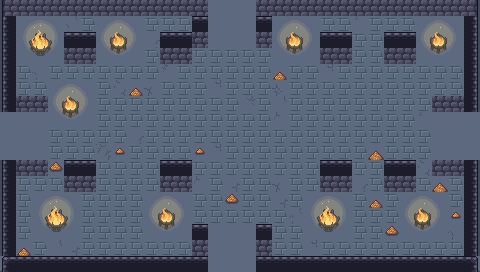

Rendered tile map (Tiled .tmx) drawn with the repository's tilesets; below, a short description and the map source with its tile grids summarised:
An orthogonal 30x17 tile map with 16x16 px tiles, 6 tile layers (ground, dressing, decor, walls, ...), 5 tilesets and 12 objects (5x ENTRY, 5x ENEMY, 2x PROP).

<map version="1.10" tiledversion="1.10.2" orientation="orthogonal" renderorder="right-down" width="30" height="17" tilewidth="16" tileheight="16" infinite="0" nextlayerid="8" nextobjectid="13">
 <tileset firstgid="1" name="wall" tilewidth="16" tileheight="16" tilecount="493" columns="17">
  <image source="../../../gfx/tiles/cove/walls_floor.png" width="272" height="464" />
 </tileset>
 <tileset firstgid="494" name="cracks" tilewidth="16" tileheight="16" tilecount="120" columns="8">
  <image source="../../../gfx/tiles/cove/cracks_floor.png" width="128" height="240" />
 </tileset>
 <tileset firstgid="614" name="wallcracks" tilewidth="16" tileheight="16" tilecount="256" columns="8">
  <image source="../../../gfx/tiles/cove/cracks_walls.png" width="128" height="512" />
 </tileset>
 <tileset firstgid="870" name="objects" tilewidth="16" tileheight="16" tilecount="216" columns="24">
  <image source="../../../gfx/tiles/cove/objects.png" width="384" height="144" />
 </tileset>
 <tileset firstgid="1086" name="fire" tilewidth="16" tileheight="16" tilecount="198" columns="11">
  <image source="../../../gfx/tiles/cove/fire.png" width="176" height="288" />
  <tile id="0">
   <animation>
    <frame tileid="0" duration="150" />
    <frame tileid="33" duration="150" />
    <frame tileid="66" duration="150" />
    <frame tileid="99" duration="150" />
    <frame tileid="132" duration="150" />
    <frame tileid="165" duration="150" />
   </animation>
  </tile>
  <tile id="1">
   <animation>
    <frame tileid="1" duration="150" />
    <frame tileid="34" duration="150" />
    <frame tileid="67" duration="150" />
    <frame tileid="100" duration="150" />
    <frame tileid="133" duration="150" />
    <frame tileid="166" duration="150" />
   </animation>
  </tile>
  <tile id="2">
   <animation>
    <frame tileid="2" duration="150" />
    <frame tileid="35" duration="150" />
    <frame tileid="68" duration="150" />
    <frame tileid="101" duration="150" />
    <frame tileid="134" duration="150" />
    <frame tileid="167" duration="150" />
   </animation>
  </tile>
  <tile id="3">
   <animation>
    <frame tileid="3" duration="150" />
    <frame tileid="36" duration="150" />
    <frame tileid="69" duration="150" />
    <frame tileid="102" duration="150" />
    <frame tileid="135" duration="150" />
    <frame tileid="168" duration="150" />
   </animation>
  </tile>
  <tile id="4">
   <animation>
    <frame tileid="4" duration="150" />
    <frame tileid="37" duration="150" />
    <frame tileid="70" duration="150" />
    <frame tileid="103" duration="150" />
    <frame tileid="136" duration="150" />
    <frame tileid="169" duration="150" />
   </animation>
  </tile>
  <tile id="5">
   <animation>
    <frame tileid="5" duration="150" />
    <frame tileid="38" duration="150" />
    <frame tileid="71" duration="150" />
    <frame tileid="104" duration="150" />
    <frame tileid="137" duration="150" />
    <frame tileid="170" duration="150" />
   </animation>
  </tile>
  <tile id="6">
   <animation>
    <frame tileid="6" duration="150" />
    <frame tileid="39" duration="150" />
    <frame tileid="72" duration="150" />
    <frame tileid="105" duration="150" />
    <frame tileid="138" duration="150" />
    <frame tileid="171" duration="150" />
   </animation>
  </tile>
  <tile id="7">
   <animation>
    <frame tileid="7" duration="150" />
    <frame tileid="40" duration="150" />
    <frame tileid="73" duration="150" />
    <frame tileid="106" duration="150" />
    <frame tileid="139" duration="150" />
    <frame tileid="172" duration="150" />
   </animation>
  </tile>
  <tile id="8">
   <animation>
    <frame tileid="8" duration="150" />
    <frame tileid="41" duration="150" />
    <frame tileid="74" duration="150" />
    <frame tileid="107" duration="150" />
    <frame tileid="140" duration="150" />
    <frame tileid="173" duration="150" />
   </animation>
  </tile>
  <tile id="9">
   <animation>
    <frame tileid="9" duration="150" />
    <frame tileid="42" duration="150" />
    <frame tileid="75" duration="150" />
    <frame tileid="108" duration="150" />
    <frame tileid="141" duration="150" />
    <frame tileid="174" duration="150" />
   </animation>
  </tile>
  <tile id="10">
   <animation>
    <frame tileid="10" duration="150" />
    <frame tileid="43" duration="150" />
    <frame tileid="76" duration="150" />
    <frame tileid="109" duration="150" />
    <frame tileid="142" duration="150" />
    <frame tileid="175" duration="150" />
   </animation>
  </tile>
  <tile id="11">
   <animation>
    <frame tileid="11" duration="150" />
    <frame tileid="44" duration="150" />
    <frame tileid="77" duration="150" />
    <frame tileid="110" duration="150" />
    <frame tileid="143" duration="150" />
    <frame tileid="176" duration="150" />
   </animation>
  </tile>
  <tile id="12">
   <animation>
    <frame tileid="12" duration="150" />
    <frame tileid="45" duration="150" />
    <frame tileid="78" duration="150" />
    <frame tileid="111" duration="150" />
    <frame tileid="144" duration="150" />
    <frame tileid="177" duration="150" />
   </animation>
  </tile>
  <tile id="13">
   <animation>
    <frame tileid="13" duration="150" />
    <frame tileid="46" duration="150" />
    <frame tileid="79" duration="150" />
    <frame tileid="112" duration="150" />
    <frame tileid="145" duration="150" />
    <frame tileid="178" duration="150" />
   </animation>
  </tile>
  <tile id="14">
   <animation>
    <frame tileid="14" duration="150" />
    <frame tileid="47" duration="150" />
    <frame tileid="80" duration="150" />
    <frame tileid="113" duration="150" />
    <frame tileid="146" duration="150" />
    <frame tileid="179" duration="150" />
   </animation>
  </tile>
  <tile id="15">
   <animation>
    <frame tileid="15" duration="150" />
    <frame tileid="48" duration="150" />
    <frame tileid="81" duration="150" />
    <frame tileid="114" duration="150" />
    <frame tileid="147" duration="150" />
    <frame tileid="180" duration="150" />
   </animation>
  </tile>
  <tile id="16">
   <animation>
    <frame tileid="16" duration="150" />
    <frame tileid="49" duration="150" />
    <frame tileid="82" duration="150" />
    <frame tileid="115" duration="150" />
    <frame tileid="148" duration="150" />
    <frame tileid="181" duration="150" />
   </animation>
  </tile>
  <tile id="17">
   <animation>
    <frame tileid="17" duration="150" />
    <frame tileid="50" duration="150" />
    <frame tileid="83" duration="150" />
    <frame tileid="116" duration="150" />
    <frame tileid="149" duration="150" />
    <frame tileid="182" duration="150" />
   </animation>
  </tile>
  <tile id="18">
   <animation>
    <frame tileid="18" duration="150" />
    <frame tileid="51" duration="150" />
    <frame tileid="84" duration="150" />
    <frame tileid="117" duration="150" />
    <frame tileid="150" duration="150" />
    <frame tileid="183" duration="150" />
   </animation>
  </tile>
  <tile id="19">
   <animation>
    <frame tileid="19" duration="150" />
    <frame tileid="52" duration="150" />
    <frame tileid="85" duration="150" />
    <frame tileid="118" duration="150" />
    <frame tileid="151" duration="150" />
    <frame tileid="184" duration="150" />
   </animation>
  </tile>
  <tile id="20">
   <animation>
    <frame tileid="20" duration="150" />
    <frame tileid="53" duration="150" />
    <frame tileid="86" duration="150" />
    <frame tileid="119" duration="150" />
    <frame tileid="152" duration="150" />
    <frame tileid="185" duration="150" />
   </animation>
  </tile>
  <tile id="21">
   <animation>
    <frame tileid="21" duration="150" />
    <frame tileid="54" duration="150" />
    <frame tileid="87" duration="150" />
    <frame tileid="120" duration="150" />
    <frame tileid="153" duration="150" />
    <frame tileid="186" duration="150" />
   </animation>
  </tile>
  <tile id="22">
   <animation>
    <frame tileid="22" duration="150" />
    <frame tileid="55" duration="150" />
    <frame tileid="88" duration="150" />
    <frame tileid="121" duration="150" />
    <frame tileid="154" duration="150" />
    <frame tileid="187" duration="150" />
   </animation>
  </tile>
  <tile id="23">
   <animation>
    <frame tileid="23" duration="150" />
    <frame tileid="56" duration="150" />
    <frame tileid="89" duration="150" />
    <frame tileid="122" duration="150" />
    <frame tileid="155" duration="150" />
    <frame tileid="188" duration="150" />
   </animation>
  </tile>
  <tile id="24">
   <animation>
    <frame tileid="24" duration="150" />
    <frame tileid="57" duration="150" />
    <frame tileid="90" duration="150" />
    <frame tileid="123" duration="150" />
    <frame tileid="156" duration="150" />
    <frame tileid="189" duration="150" />
   </animation>
  </tile>
  <tile id="25">
   <animation>
    <frame tileid="25" duration="150" />
    <frame tileid="58" duration="150" />
    <frame tileid="91" duration="150" />
    <frame tileid="124" duration="150" />
    <frame tileid="157" duration="150" />
    <frame tileid="190" duration="150" />
   </animation>
  </tile>
  <tile id="26">
   <animation>
    <frame tileid="26" duration="150" />
    <frame tileid="59" duration="150" />
    <frame tileid="92" duration="150" />
    <frame tileid="125" duration="150" />
    <frame tileid="158" duration="150" />
    <frame tileid="191" duration="150" />
   </animation>
  </tile>
  <tile id="27">
   <animation>
    <frame tileid="27" duration="150" />
    <frame tileid="60" duration="150" />
    <frame tileid="93" duration="150" />
    <frame tileid="126" duration="150" />
    <frame tileid="159" duration="150" />
    <frame tileid="192" duration="150" />
   </animation>
  </tile>
  <tile id="28">
   <animation>
    <frame tileid="28" duration="150" />
    <frame tileid="61" duration="150" />
    <frame tileid="94" duration="150" />
    <frame tileid="127" duration="150" />
    <frame tileid="160" duration="150" />
    <frame tileid="193" duration="150" />
   </animation>
  </tile>
  <tile id="29">
   <animation>
    <frame tileid="29" duration="150" />
    <frame tileid="62" duration="150" />
    <frame tileid="95" duration="150" />
    <frame tileid="128" duration="150" />
    <frame tileid="161" duration="150" />
    <frame tileid="194" duration="150" />
   </animation>
  </tile>
  <tile id="30">
   <animation>
    <frame tileid="30" duration="150" />
    <frame tileid="63" duration="150" />
    <frame tileid="96" duration="150" />
    <frame tileid="129" duration="150" />
    <frame tileid="162" duration="150" />
    <frame tileid="195" duration="150" />
   </animation>
  </tile>
  <tile id="31">
   <animation>
    <frame tileid="31" duration="150" />
    <frame tileid="64" duration="150" />
    <frame tileid="97" duration="150" />
    <frame tileid="130" duration="150" />
    <frame tileid="163" duration="150" />
    <frame tileid="196" duration="150" />
   </animation>
  </tile>
  <tile id="32">
   <animation>
    <frame tileid="32" duration="150" />
    <frame tileid="65" duration="150" />
    <frame tileid="98" duration="150" />
    <frame tileid="131" duration="150" />
    <frame tileid="164" duration="150" />
    <frame tileid="197" duration="150" />
   </animation>
  </tile>
 </tileset>
 <layer id="1" name="ground" width="30" height="17">
  <data>[510 cells, 510 non-empty, 1 distinct tile ids]</data>
 </layer>
 <layer id="2" name="dressing" width="30" height="17">
  <data>[510 cells, 345 non-empty, 45 distinct tile ids]</data>
 </layer>
 <layer id="3" name="decor" width="30" height="17">
  <data>[510 cells, 0 non-empty, 0 distinct tile ids]</data>
 </layer>
 <layer id="4" name="walls" width="30" height="17">
  <data>[510 cells, 78 non-empty, 8 distinct tile ids]</data>
 </layer>
 <layer id="5" name="props" width="30" height="17">
  <data>[510 cells, 57 non-empty, 4 distinct tile ids]</data>
 </layer>
 <layer id="6" name="overhead" width="30" height="17">
  <data>[510 cells, 0 non-empty, 0 distinct tile ids]</data>
 </layer>
 <objectgroup id="7" name="spawns">
  <object id="1" name="UP" type="ENTRY" x="232" y="24" />
  <object id="2" name="DOWN" type="ENTRY" x="232" y="248" />
  <object id="3" name="LEFT" type="ENTRY" x="24" y="136" />
  <object id="4" name="RIGHT" type="ENTRY" x="456" y="136" />
  <object id="5" name="" type="ENTRY" x="248" y="136" />
  <object id="6" name="" type="ENEMY" x="232" y="88" />
  <object id="7" name="" type="ENEMY" x="360" y="184" />
  <object id="8" name="" type="ENEMY" x="104" y="88" />
  <object id="9" name="" type="ENEMY" x="360" y="88" />
  <object id="10" name="" type="ENEMY" x="296" y="136" />
  <object id="11" name="torch" type="PROP" x="56" y="264" />
  <object id="12" name="torch" type="PROP" x="424" y="264" />
 </objectgroup>
</map>
